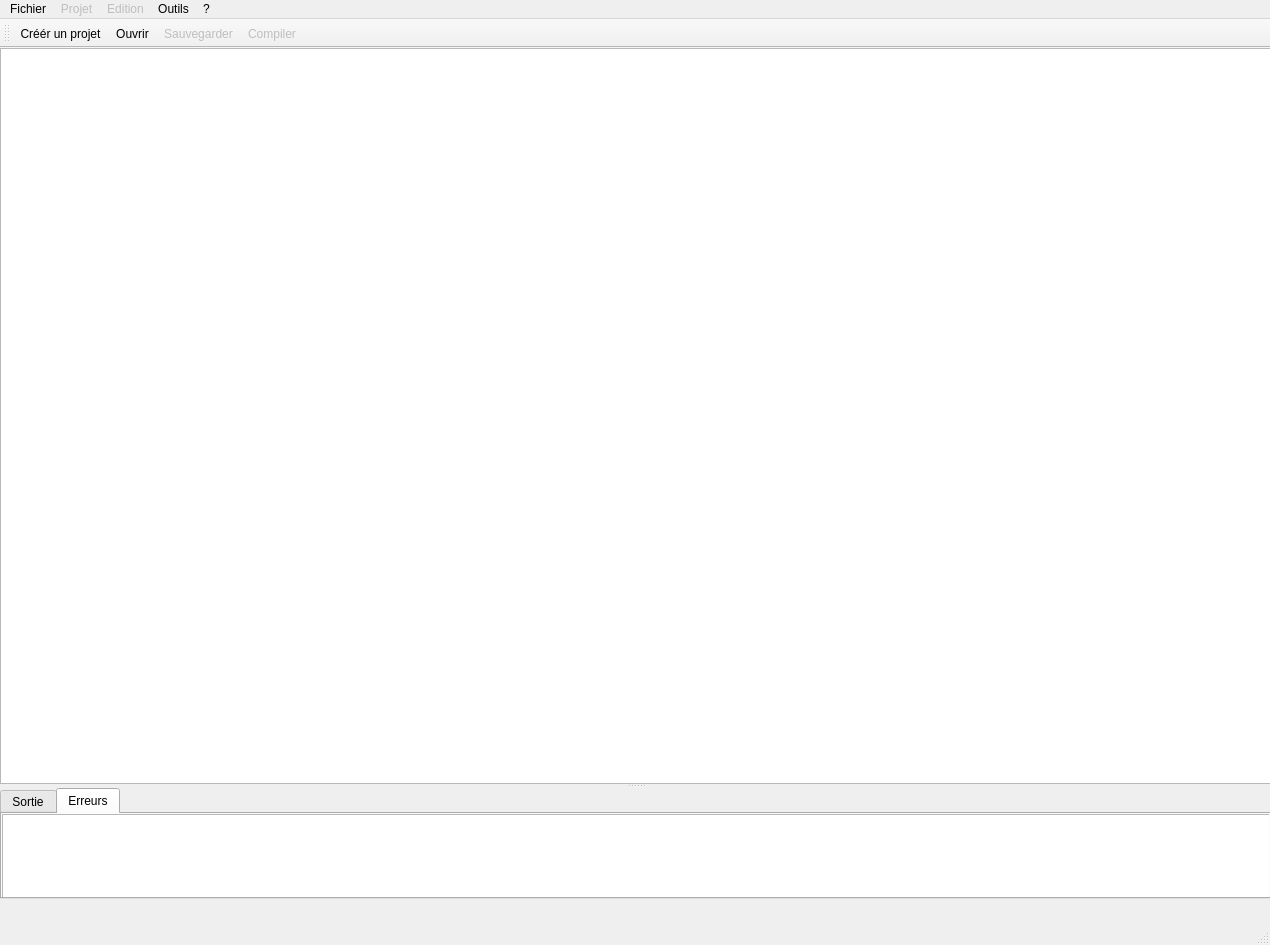
<?xml version="1.0" encoding="UTF-8"?>
<ui version="4.0">
 <class>MainWindowClass</class>
 <widget class="QMainWindow" name="MainWindowClass">
  <property name="geometry">
   <rect>
    <x>0</x>
    <y>0</y>
    <width>1270</width>
    <height>945</height>
   </rect>
  </property>
  <property name="windowTitle">
   <string>QStudio</string>
  </property>
  <widget class="QWidget" name="centralWidget">
   <widget class="QSplitter" name="splitter2">
    <property name="geometry">
     <rect>
      <x>0</x>
      <y>0</y>
      <width>1271</width>
      <height>851</height>
     </rect>
    </property>
    <property name="orientation">
     <enum>Qt::Vertical</enum>
    </property>
    <widget class="QSplitter" name="splitter">
     <property name="orientation">
      <enum>Qt::Horizontal</enum>
     </property>
     <widget class="QTreeView" name="treeView">
      <property name="horizontalScrollBarPolicy">
       <enum>Qt::ScrollBarAsNeeded</enum>
      </property>
      <property name="indentation">
       <number>10</number>
      </property>
      <property name="expandsOnDoubleClick">
       <bool>false</bool>
      </property>
     </widget>
    </widget>
    <widget class="QTabWidget" name="sorties">
     <property name="currentIndex">
      <number>1</number>
     </property>
     <widget class="QWidget" name="outputTab">
      <attribute name="title">
       <string>Sortie</string>
      </attribute>
      <widget class="QTextEdit" name="outputEdit">
       <property name="geometry">
        <rect>
         <x>0</x>
         <y>0</y>
         <width>1271</width>
         <height>91</height>
        </rect>
       </property>
      </widget>
     </widget>
     <widget class="QWidget" name="errorTab">
      <attribute name="title">
       <string>Erreurs</string>
      </attribute>
      <widget class="QTextEdit" name="errorEdit">
       <property name="geometry">
        <rect>
         <x>0</x>
         <y>0</y>
         <width>1271</width>
         <height>91</height>
        </rect>
       </property>
      </widget>
     </widget>
    </widget>
   </widget>
  </widget>
  <widget class="QMenuBar" name="menuBar">
   <property name="geometry">
    <rect>
     <x>0</x>
     <y>0</y>
     <width>1270</width>
     <height>25</height>
    </rect>
   </property>
   <widget class="QMenu" name="menuFichier">
    <property name="title">
     <string>Fichier</string>
    </property>
    <addaction name="actionOuvrir"/>
    <addaction name="actionCreate"/>
    <addaction name="actionSave"/>
    <addaction name="actionQuitter"/>
   </widget>
   <widget class="QMenu" name="menuEdit">
    <property name="enabled">
     <bool>false</bool>
    </property>
    <property name="title">
     <string>Edition</string>
    </property>
    <addaction name="actionFind"/>
    <addaction name="actionUndo"/>
    <addaction name="actionRedo"/>
    <addaction name="actionAjout"/>
   </widget>
   <widget class="QMenu" name="menu">
    <property name="title">
     <string>?</string>
    </property>
    <addaction name="actionQt"/>
    <addaction name="actionApropos"/>
    <addaction name="actionLicence"/>
   </widget>
   <widget class="QMenu" name="menuProjet">
    <property name="enabled">
     <bool>false</bool>
    </property>
    <property name="title">
     <string>Projet</string>
    </property>
    <addaction name="actionCompil"/>
    <addaction name="actionClean"/>
   </widget>
   <widget class="QMenu" name="menuPlugin">
    <property name="title">
     <string>Outils</string>
    </property>
   </widget>
   <addaction name="menuFichier"/>
   <addaction name="menuProjet"/>
   <addaction name="menuEdit"/>
   <addaction name="menuPlugin"/>
   <addaction name="menu"/>
  </widget>
  <widget class="QToolBar" name="toolBar">
   <attribute name="toolBarArea">
    <enum>TopToolBarArea</enum>
   </attribute>
   <attribute name="toolBarBreak">
    <bool>false</bool>
   </attribute>
   <addaction name="actionCreate"/>
   <addaction name="actionOuvrir"/>
   <addaction name="actionSave"/>
   <addaction name="actionCompil"/>
  </widget>
  <widget class="QStatusBar" name="status"/>
  <action name="actionQuitter">
   <property name="icon">
    <iconset resource="../ressources.qrc">
     <normaloff>:/icones/images/quit.png</normaloff>:/icones/images/quit.png</iconset>
   </property>
   <property name="text">
    <string>Quitter</string>
   </property>
   <property name="shortcut">
    <string>Ctrl+Q</string>
   </property>
  </action>
  <action name="actionSave">
   <property name="enabled">
    <bool>false</bool>
   </property>
   <property name="icon">
    <iconset resource="../ressources.qrc">
     <normaloff>:/icones/images/save.png</normaloff>:/icones/images/save.png</iconset>
   </property>
   <property name="text">
    <string>Sauvegarder</string>
   </property>
   <property name="shortcut">
    <string>Ctrl+S</string>
   </property>
  </action>
  <action name="actionOuvrir">
   <property name="icon">
    <iconset resource="../ressources.qrc">
     <normaloff>:/icones/images/open.png</normaloff>:/icones/images/open.png</iconset>
   </property>
   <property name="text">
    <string>Ouvrir</string>
   </property>
   <property name="shortcut">
    <string>Ctrl+O</string>
   </property>
  </action>
  <action name="actionCompil">
   <property name="enabled">
    <bool>false</bool>
   </property>
   <property name="icon">
    <iconset resource="../ressources.qrc">
     <normaloff>:/icones/images/compile2.png</normaloff>:/icones/images/compile2.png</iconset>
   </property>
   <property name="text">
    <string>Compiler</string>
   </property>
   <property name="shortcut">
    <string>Ctrl+B</string>
   </property>
  </action>
  <action name="actionClean">
   <property name="enabled">
    <bool>false</bool>
   </property>
   <property name="text">
    <string>Nettoyer</string>
   </property>
   <property name="shortcut">
    <string>Ctrl+W</string>
   </property>
  </action>
  <action name="actionCreate">
   <property name="icon">
    <iconset resource="../ressources.qrc">
     <normaloff>:/icones/images/new.png</normaloff>:/icones/images/new.png</iconset>
   </property>
   <property name="text">
    <string>Créér un projet</string>
   </property>
   <property name="shortcut">
    <string>Ctrl+N</string>
   </property>
  </action>
  <action name="actionQt">
   <property name="text">
    <string>Qt</string>
   </property>
  </action>
  <action name="actionApropos">
   <property name="text">
    <string>A propos</string>
   </property>
  </action>
  <action name="actionLicence">
   <property name="text">
    <string>Licence</string>
   </property>
  </action>
  <action name="actionFind">
   <property name="enabled">
    <bool>false</bool>
   </property>
   <property name="text">
    <string>Chercher/Remplacer</string>
   </property>
   <property name="shortcut">
    <string>Ctrl+F</string>
   </property>
  </action>
  <action name="actionUndo">
   <property name="text">
    <string>Annuler</string>
   </property>
   <property name="shortcut">
    <string>Ctrl+Z</string>
   </property>
  </action>
  <action name="actionRedo">
   <property name="text">
    <string>Refaire</string>
   </property>
   <property name="shortcut">
    <string>Ctrl+Y</string>
   </property>
  </action>
  <action name="actionAnglais">
   <property name="text">
    <string>Anglais</string>
   </property>
  </action>
  <action name="actionAjout">
   <property name="enabled">
    <bool>false</bool>
   </property>
   <property name="text">
    <string>Ajout de texte (Licence etc)</string>
   </property>
   <property name="shortcut">
    <string>Ctrl+L</string>
   </property>
  </action>
  <action name="actionReloadPlugins">
   <property name="text">
    <string>Recharger la liste des plugins</string>
   </property>
  </action>
 </widget>
 <layoutdefault spacing="6" margin="11"/>
 <resources>
  <include location="../ressources.qrc"/>
 </resources>
 <connections/>
</ui>
